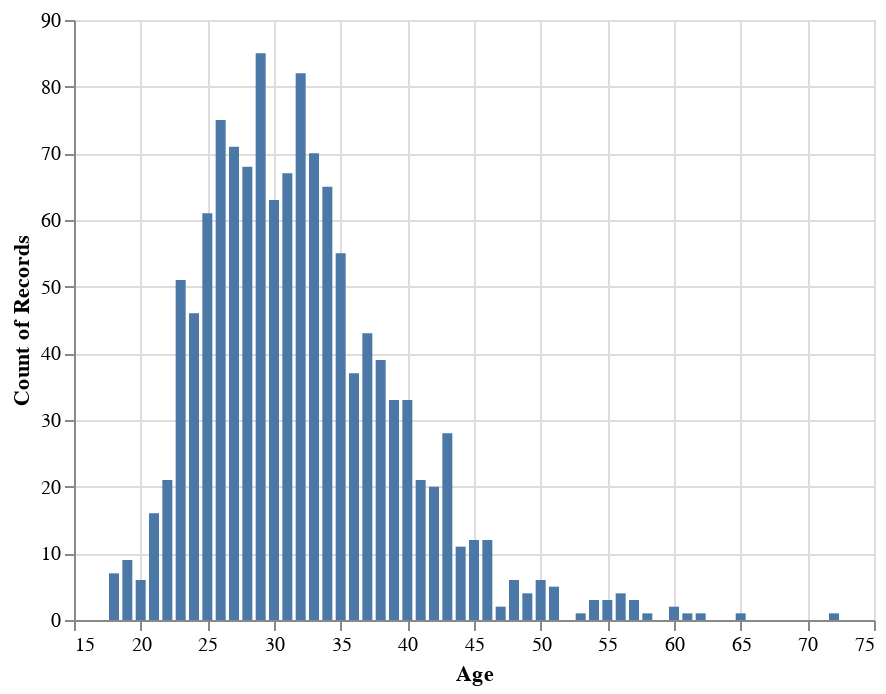

Write notebook code for a chart like this one.
### Markdown cell above
## Explore variables

### Code cell
# for real value variables histograms work great
hist = alt.Chart(tech_d).mark_bar().encode(
    x='Age',
    y='count()')
hist

### Figure 1 — Vega-Lite specification as saved in the notebook (floating-point values rounded to 4 significant figures; data arrays with more than 128 entries replaced by an {"elided": "..."} marker saying what was removed)
{"$schema": "https://vega.github.io/schema/vega-lite/v3.4.0.json", "config": {"mark": {"tooltip": null}, "view": {"height": 300, "width": 400}}, "data": {"name": "data-d76bdc82aedfabcb18e9827d6bf825a6"}, "datasets": {"data-d76bdc82aedfabcb18e9827d6bf825a6": {"elided": "1251 records"}}, "encoding": {"x": {"field": "Age", "type": "quantitative"}, "y": {"aggregate": "count", "type": "quantitative"}}, "mark": "bar", "usermeta": {"embedOptions": {"theme": "latimes"}}}
